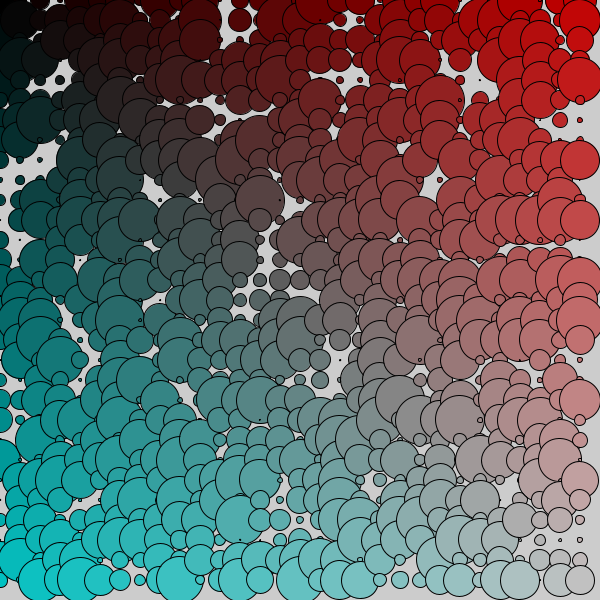
Frame 1 (no input)
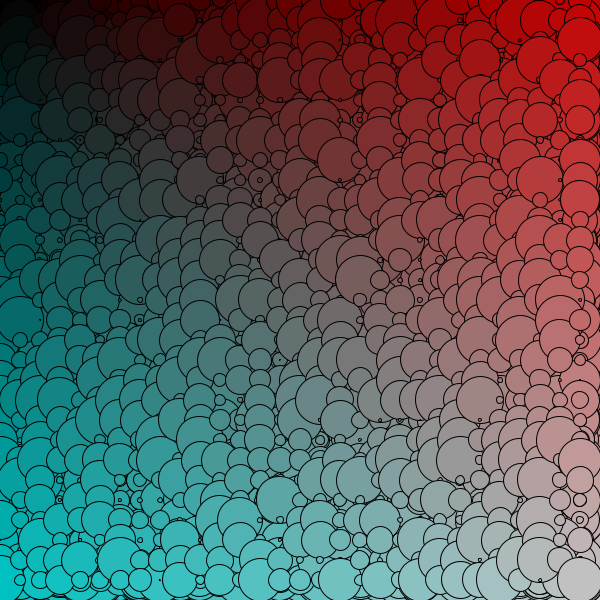
Frame 60 (the mouse pressed at the canvas centre just before this capture)
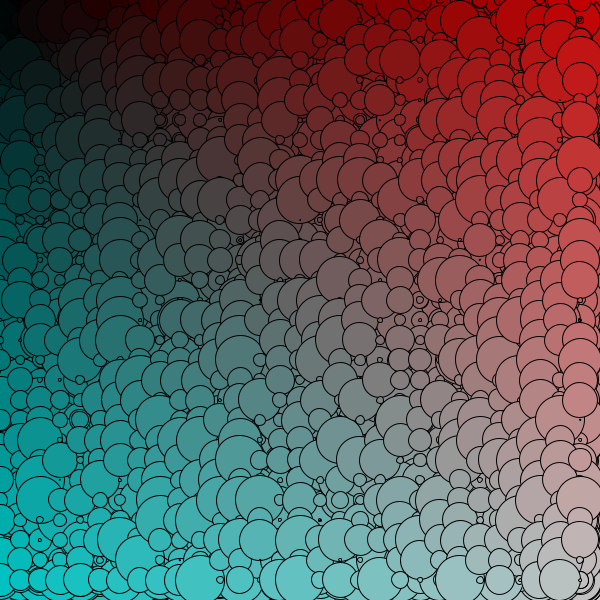
Frame 120 (the mouse held since frame 60 and released just before this capture)

The Processing sketch that drew these frames (run headless with seeded random() and noise(); from frame 60 on, the mouse is pressed at the canvas centre):

// Processing sketch: processing_136792
// ── processing_136792.pde

void setup() {
 size(600,600);
}
void draw() {
  //background();
for(int a = 0; a < width; a=a+20){
  for(int b = 0; b < height; b=b+20){
 fill(a/3,b/3,b/3);
 float tamano = random(50);
ellipse(a,b,tamano,tamano);
}
}
}
